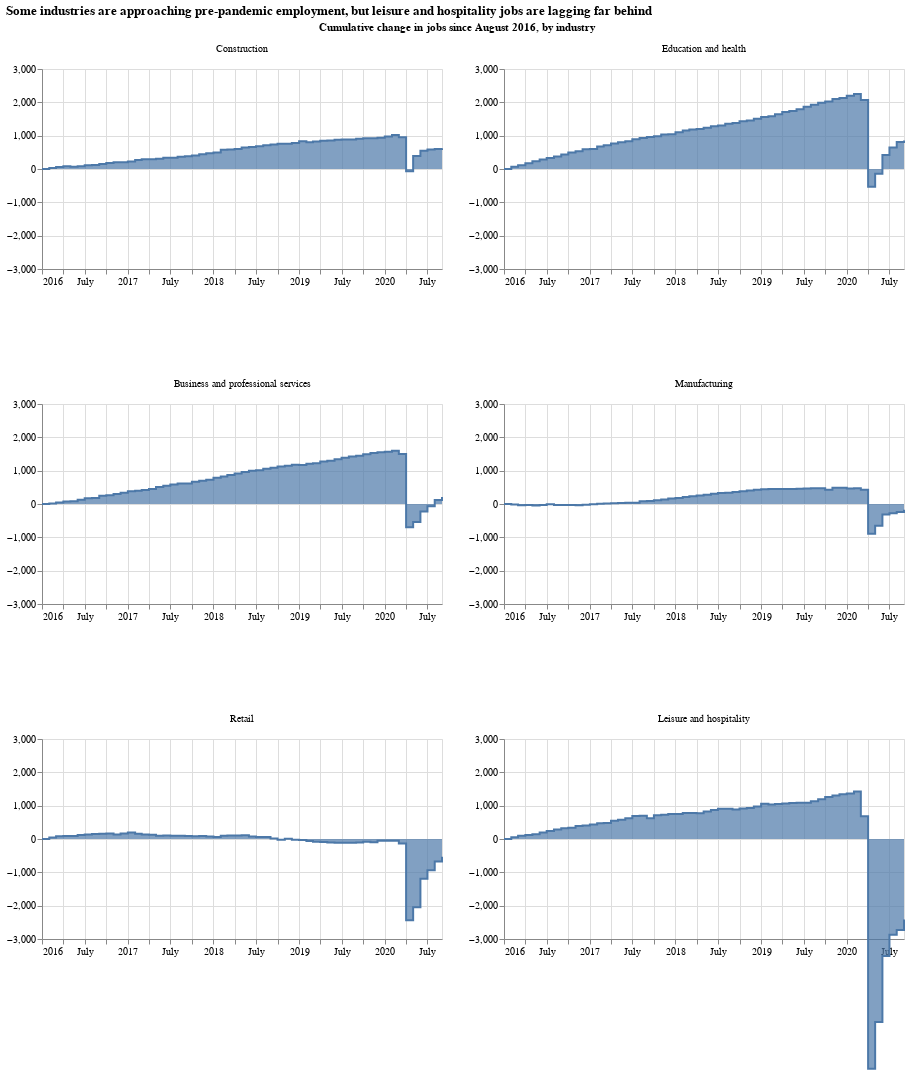

Notebook code for this chart:
### Markdown cell above
We will use `step-after` interpolation method. Find out more about meaning of various interpolation methods at https://github.com/d3/d3-shape/blob/master/README.md#curves

### Code cell
alt.Chart(data, height=200, title="Some industries are approaching pre-pandemic employment, but leisure and hospitality jobs are lagging far behind").mark_area(line=True, interpolate='step-after',).encode(
    x= alt.X('time', title=None),
    y= alt.Y('cumulative_change:Q', title=None, scale=alt.Scale(domain=[-3000, 3000])),
#     row = alt.Row('type:N', rows=3)
    facet = alt.Facet('type:N', columns=2, spacing={'row': -200}, 
                      sort=['Construction', 'Education and health', 'Business and professional services', 'Manufacturing', 'Retail', 'Leisure and hospitality'],
                      title="Cumulative change in jobs since August 2016, by industry"
                     )
).resolve_axis(y='independent', x='independent')

### Figure 1 — Vega-Lite specification as saved in the notebook (floating-point values rounded to 4 significant figures; data arrays with more than 128 entries replaced by an {"elided": "..."} marker saying what was removed)
{"config": {"view": {"continuousWidth": 400, "continuousHeight": 300}}, "data": {"name": "data-b7dd6436590686d4270874dadcdbd5f9"}, "mark": {"type": "area", "interpolate": "step-after", "line": true}, "encoding": {"facet": {"type": "nominal", "columns": 2, "field": "type", "sort": ["Construction", "Education and health", "Business and professional services", "Manufacturing", "Retail", "Leisure and hospitality"], "spacing": {"row": -200}, "title": "Cumulative change in jobs since August 2016, by industry"}, "x": {"type": "temporal", "field": "time", "title": null}, "y": {"type": "quantitative", "field": "cumulative_change", "scale": {"domain": [-3000, 3000]}, "title": null}}, "height": 200, "resolve": {"axis": {"x": "independent", "y": "independent"}}, "title": "Some industries are approaching pre-pandemic employment, but leisure and hospitality jobs are lagging far behind", "$schema": "https://vega.github.io/schema/vega-lite/v4.8.1.json", "datasets": {"data-b7dd6436590686d4270874dadcdbd5f9": {"elided": "342 records"}}}
